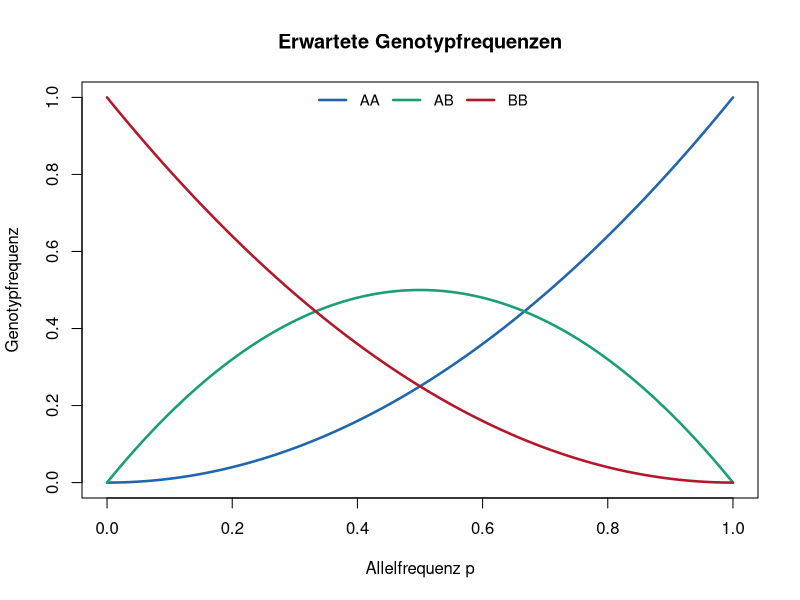
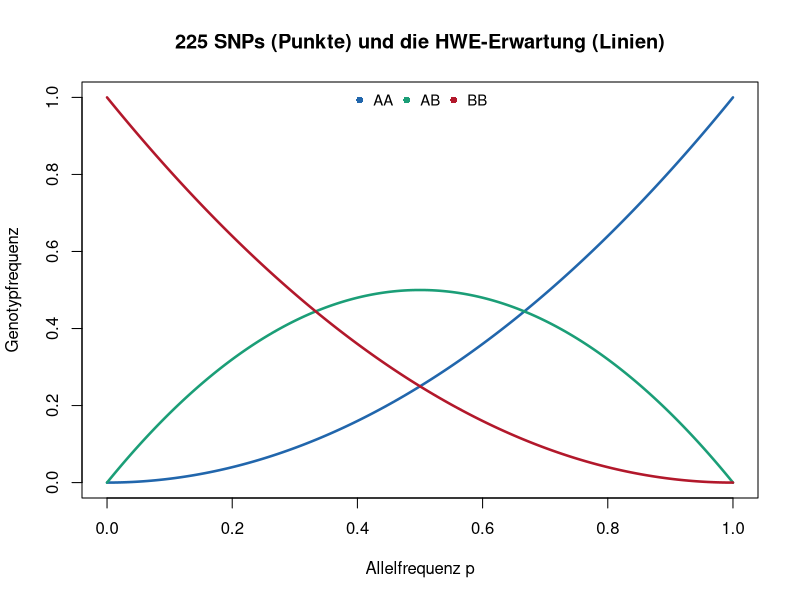

Write the R code that produced these figures, in order.
## ---- chunk 1
#| include: false
snps <- read.csv("data/hapmap_chb_chr1.csv")
snps$n <- snps$AA + snps$AB + snps$BB
snps$p <- (2 * snps$AA + snps$AB) / (2 * snps$n)

col_AA <- "#2166ac"
col_AB <- "#1b9e77"
col_BB <- "#b2182b"

hwe_kurven <- function(main = "") {
  raster <- seq(0, 1, length.out = 301)
  plot(raster, raster^2, type = "l", lwd = 2.5, col = col_AA,
       ylim = c(0, 1), xlab = "Allelfrequenz p", ylab = "Genotypfrequenz",
       main = main)
  lines(raster, 2 * raster * (1 - raster), lwd = 2.5, col = col_AB)
  lines(raster, (1 - raster)^2, lwd = 2.5, col = col_BB)
}
## ---- chunk 2
#| fig-height: 3.9
#| fig-width: 8
hwe_kurven(main = "Erwartete Genotypfrequenzen")
legend("top", c("AA", "AB", "BB"), col = c(col_AA, col_AB, col_BB),
       lwd = 2.5, bty = "n", ncol = 3, cex = 0.9)
## ---- chunk 3
#| echo: true
snps <- read.csv("data/hapmap_chb_chr1.csv")
head(snps, 4)
## ---- chunk 4
#| fig-height: 4.1
#| fig-width: 8.6
hwe_kurven(main = "225 SNPs (Punkte) und die HWE-Erwartung (Linien)")
points(snps$p, snps$AA / snps$n, pch = 16, cex = 0.8, col = col_AA)
points(snps$p, snps$AB / snps$n, pch = 16, cex = 0.8, col = col_AB)
points(snps$p, snps$BB / snps$n, pch = 16, cex = 0.8, col = col_BB)
legend("top", c("AA", "AB", "BB"), col = c(col_AA, col_AB, col_BB),
       pch = 16, bty = "n", ncol = 3, cex = 0.9)
## ---- chunk 5
#| echo: true
mean(snps$AB / snps$n)              # beobachtete Heterozygotie
mean(2 * snps$p * (1 - snps$p))     # vom Nullmodell erwartet
## ---- chunk 6
#| echo: true
snps$n <- snps$AA + snps$AB + snps$BB
snps$p <- (2 * snps$AA + snps$AB) / (2 * snps$n)
head(snps$p, 6)
